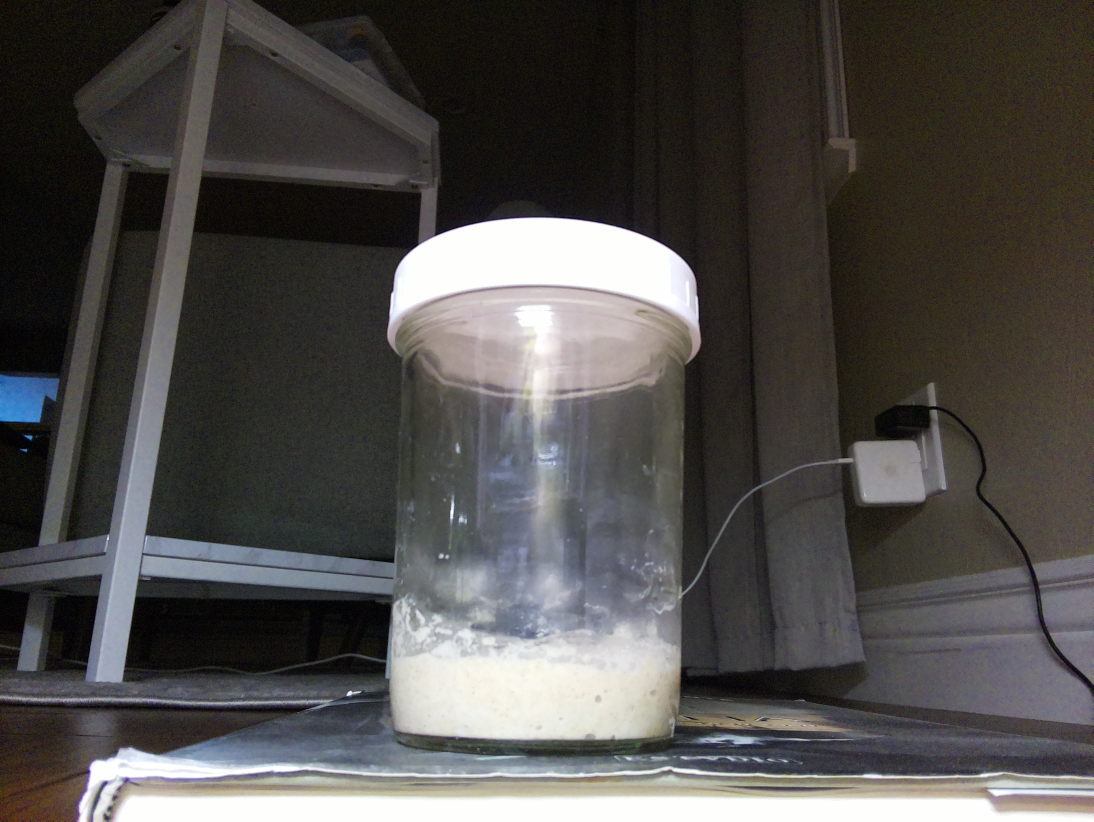
#> input picture images/image_0002.jpg, 3280 x 2464 px, found by its file name (shown at 1/3 size); its folder holds only this picture in this run
$ python bubble_count_set_area_03.py
#> lines starting #> are read from the running program, lines starting #| are printed output that depends on the picture
import cv2
import numpy as np
import os
import csv
import matplotlib.pyplot as plt

# Paths
image_folder = "/Users/patrickjohnson/python-projects/timelapse/images"
output_folder = "/Users/patrickjohnson/python-projects/timelapse/processed_images"
csv_output_path = "/Users/patrickjohnson/python-projects/timelapse/bubble_height_data.csv"
os.makedirs(output_folder, exist_ok=True)

# Step 1: Manual Selection of Points
def select_points(image_path):
    image = cv2.imread(image_path)
    points = []

    def click_event(event, x, y, flags, param):
        if event == cv2.EVENT_LBUTTONDOWN:
            points.append((x, y))
            cv2.circle(image, (x, y), 5, (0, 255, 0), -1)
            cv2.imshow("Select Points", image)

    print("Click to select points along the top of the starter. Press 'q' when done.")
    cv2.imshow("Select Points", image)
    cv2.setMouseCallback("Select Points", click_event)
    cv2.waitKey(0)
    cv2.destroyAllWindows()

    return np.array(points, dtype=np.float32)

# Step 2: Track Points and Analyze Each Frame
def process_images(folder_path, initial_points, csv_output_path, output_folder):
    image_files = sorted([f for f in os.listdir(folder_path) if f.endswith('.jpg')])
    prev_frame = cv2.imread(os.path.join(folder_path, image_files[0]), cv2.IMREAD_GRAYSCALE)
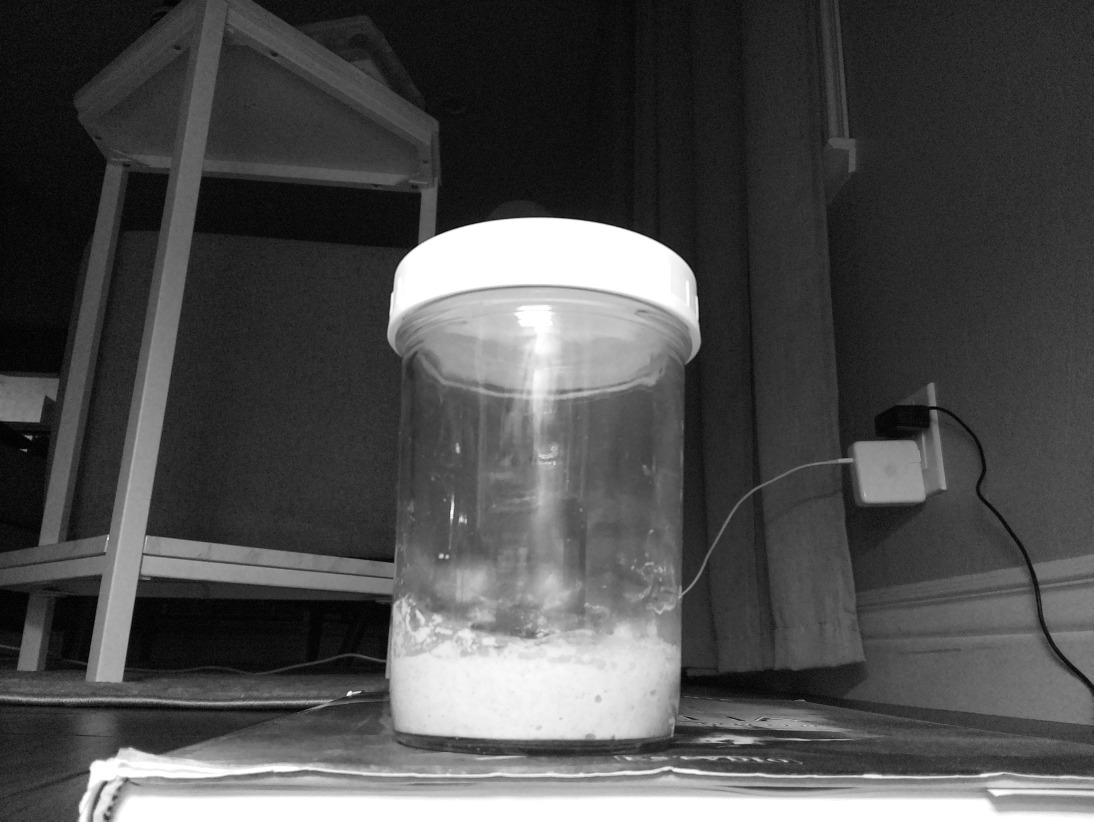
#> prev_frame: shape (2464, 3280) (shown at 1/3 size); min 0, max 255, mean 77.9
    points = initial_points.reshape(-1, 1, 2)

    with open(csv_output_path, mode='w', newline='') as csv_file:
        writer = csv.writer(csv_file)
        writer.writerow(["Image", "Starter Height (Pixels)", "Bubble Count"])

        for i, image_file in enumerate(image_files):
            image_path = os.path.join(folder_path, image_file)
            current_frame = cv2.imread(image_path)
#> current_frame is the input picture: shape (2464, 3280, 3); mean B, G, R 75.5, 77.5, 79.7
            gray_frame = cv2.cvtColor(current_frame, cv2.COLOR_BGR2GRAY)

            # Track points using Lucas-Kanade Optical Flow
            new_points, status, _ = cv2.calcOpticalFlowPyrLK(prev_frame, gray_frame, points, None)

            # Filter valid points
#> (the run stopped early here; a loop or call above may not have finished)
